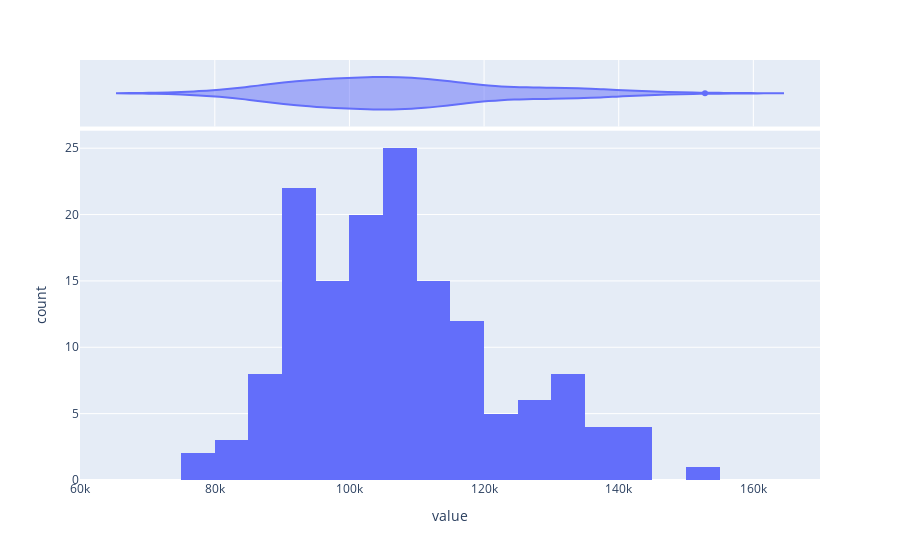

Notebook cell for this chart:
### Code cell
analyzer = ResultsAnalyzer(instance)
# This second plot shows the distribution of any variable/parameter
analyzer.plot_dist(name='vTotalWealth', col_names=['scenario', 'time'], filter={'time':5}, inline_plot=True)

### Figure 1 — Plotly figure (JSON) as saved in the notebook; plotly's stock layout.template omitted (floating-point values rounded to 4 significant figures; data arrays with more than 128 entries replaced by an {"elided": "..."} marker saying what was removed)
{"data": [{"alignmentgroup": "True", "bingroup": "x", "hovertemplate": "value=%{x}<br>count=%{y}<extra></extra>", "legendgroup": "", "marker": {"color": "#636efa", "pattern": {"shape": ""}}, "name": "", "offsetgroup": "", "orientation": "v", "showlegend": false, "type": "histogram", "x": {"elided": "150 float values"}, "xaxis": "x", "yaxis": "y"}, {"alignmentgroup": "True", "hovertemplate": "value=%{x}<extra></extra>", "legendgroup": "", "marker": {"color": "#636efa"}, "name": "", "offsetgroup": "", "scalegroup": "x", "showlegend": false, "type": "violin", "x": {"elided": "150 float values"}, "xaxis": "x2", "yaxis": "y2"}], "layout": {"barmode": "relative", "legend": {"tracegroupgap": 0}, "margin": {"t": 60}, "xaxis": {"anchor": "y", "domain": [0, 1], "title": {"text": "value"}}, "xaxis2": {"anchor": "y2", "domain": [0, 1], "matches": "x", "showgrid": true, "showticklabels": false}, "yaxis": {"anchor": "x", "domain": [0, 0.8316], "title": {"text": "count"}}, "yaxis2": {"anchor": "x2", "domain": [0.8416, 1], "matches": "y2", "showgrid": false, "showline": false, "showticklabels": false, "ticks": ""}}}
